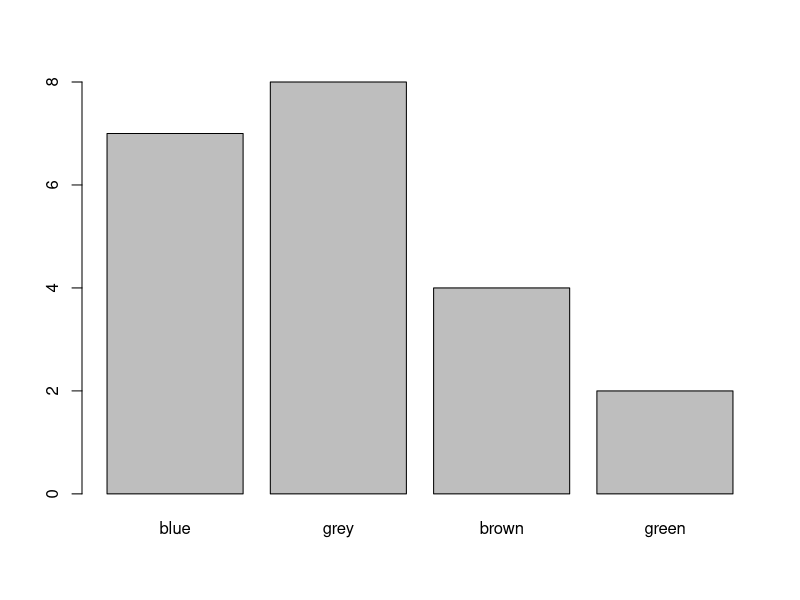
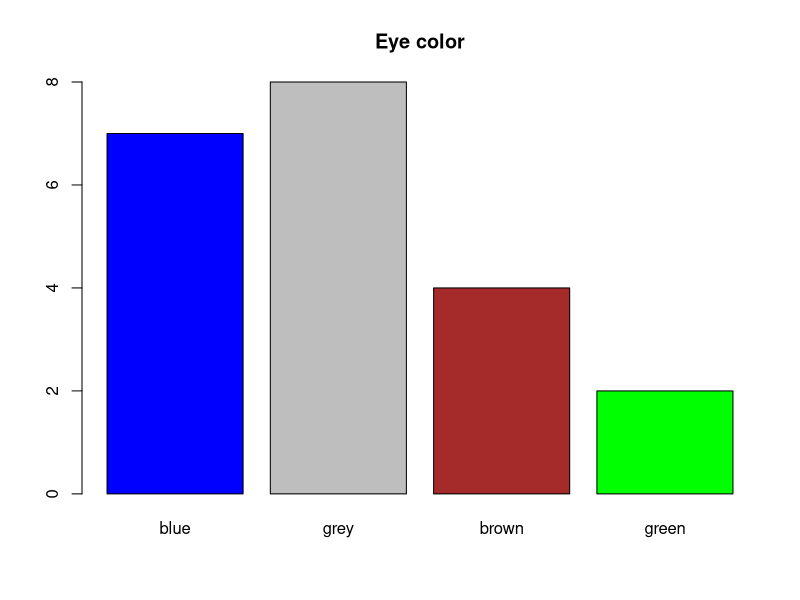

Generate these figures, in order, with R: (Note: this script raises an error after producing the figures.)
eyecol<-c(1,2,1,2,2,2,3,3,1,4,2,2,2,3,1,4,3,2,1,1,1)
table(eyecol)
eyecol<-factor(eyecol, labels=c("blue","grey","brown","green"))
table(eyecol)
prop.table(table(eyecol))
round(100*prop.table(table(eyecol)),1)
barplot(table(eyecol)) 
barplot(table(eyecol),col=c("blue","grey","brown","green"),main="Eye color")
y<-dnorm(x,mean=mean(eyecol,na.rm=T),sd=sd(eyecol,na.rm=T))

